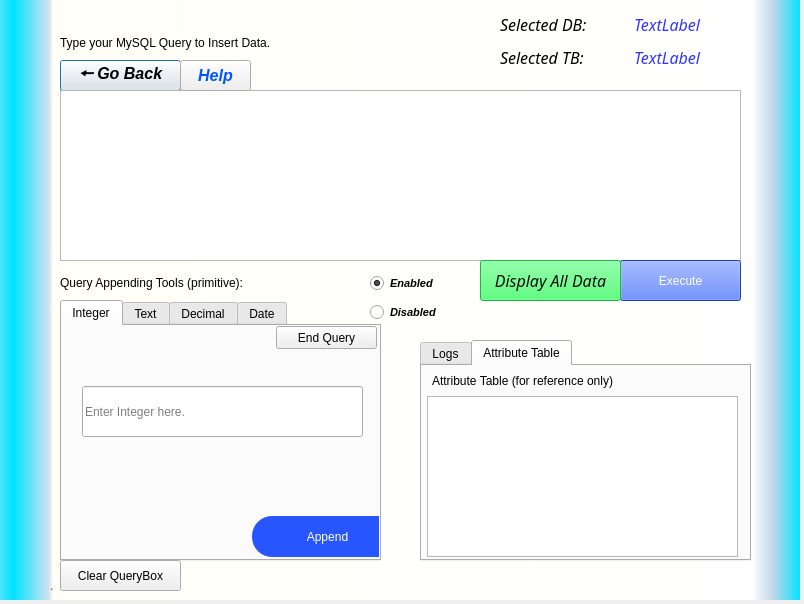
<?xml version="1.0" encoding="UTF-8"?>
<ui version="4.0">
 <class>add_TB_window</class>
 <widget class="QDialog" name="add_TB_window">
  <property name="geometry">
   <rect>
    <x>0</x>
    <y>0</y>
    <width>804</width>
    <height>604</height>
   </rect>
  </property>
  <property name="sizePolicy">
   <sizepolicy hsizetype="Fixed" vsizetype="Preferred">
    <horstretch>0</horstretch>
    <verstretch>0</verstretch>
   </sizepolicy>
  </property>
  <property name="windowTitle">
   <string>Insert Data</string>
  </property>
  <property name="windowIcon">
   <iconset>
    <normaloff>icon.png</normaloff>icon.png</iconset>
  </property>
  <property name="styleSheet">
   <string notr="true">LoginPg:QDialog{background-color: qconicalgradient(cx:0.258528, cy:0.847, angle:20, stop:0 rgba(123, 230, 239, 255), stop:1 rgba(255, 255, 255, 255))}</string>
  </property>
  <widget class="QWidget" name="add_TB_main" native="true">
   <property name="enabled">
    <bool>true</bool>
   </property>
   <property name="geometry">
    <rect>
     <x>0</x>
     <y>0</y>
     <width>800</width>
     <height>600</height>
    </rect>
   </property>
   <property name="styleSheet">
    <string notr="true">QWidget#add_TB_main{
background-color:qlineargradient(spread:reflect, x1:1, y1:0.472, x2:0.017, y2:0.472, stop:0 rgba(0, 227, 255, 255), stop:0.0340909 rgba(192, 214, 234, 255), stop:0.0625 rgba(255, 255, 255, 255), stop:0.948864 rgba(255, 255, 247, 255), stop:0.954545 rgba(209, 227, 239, 255), stop:1 rgba(0, 227, 255, 255));}
</string>
   </property>
   <widget class="QLabel" name="Error">
    <property name="geometry">
     <rect>
      <x>50</x>
      <y>570</y>
      <width>711</width>
      <height>31</height>
     </rect>
    </property>
    <property name="styleSheet">
     <string notr="true">color: rgb(255, 0, 0);</string>
    </property>
    <property name="text">
     <string>.</string>
    </property>
   </widget>
   <widget class="QPushButton" name="back_btn">
    <property name="geometry">
     <rect>
      <x>60</x>
      <y>60</y>
      <width>121</width>
      <height>31</height>
     </rect>
    </property>
    <property name="font">
     <font>
      <family>Segoe UI</family>
      <pointsize>12</pointsize>
      <weight>75</weight>
      <italic>true</italic>
      <bold>true</bold>
     </font>
    </property>
    <property name="cursor">
     <cursorShape>PointingHandCursor</cursorShape>
    </property>
    <property name="styleSheet">
     <string notr="true">font: 63 bold italic 12pt &quot;Segoe UI&quot;;</string>
    </property>
    <property name="text">
     <string>🠔 Go Back</string>
    </property>
    <property name="flat">
     <bool>false</bool>
    </property>
   </widget>
   <widget class="QWidget" name="gridLayoutWidget">
    <property name="geometry">
     <rect>
      <x>500</x>
      <y>10</y>
      <width>261</width>
      <height>61</height>
     </rect>
    </property>
    <layout class="QGridLayout" name="gridLayout">
     <item row="0" column="0">
      <widget class="QLabel" name="label">
       <property name="font">
        <font>
         <family>Segoe UI Semibold</family>
         <pointsize>12</pointsize>
         <weight>7</weight>
         <italic>true</italic>
         <bold>false</bold>
        </font>
       </property>
       <property name="styleSheet">
        <string notr="true">font: 63 italic 12pt &quot;Segoe UI Semibold&quot;;</string>
       </property>
       <property name="text">
        <string>Selected DB:</string>
       </property>
      </widget>
     </item>
     <item row="1" column="0">
      <widget class="QLabel" name="label_2">
       <property name="font">
        <font>
         <family>Segoe UI Semibold</family>
         <pointsize>12</pointsize>
         <weight>7</weight>
         <italic>true</italic>
         <bold>false</bold>
        </font>
       </property>
       <property name="styleSheet">
        <string notr="true">font: 63 italic 12pt &quot;Segoe UI Semibold&quot;;</string>
       </property>
       <property name="text">
        <string>Selected TB:</string>
       </property>
      </widget>
     </item>
     <item row="0" column="1">
      <widget class="QLabel" name="selected_DB">
       <property name="font">
        <font>
         <family>Segoe UI Semibold</family>
         <pointsize>12</pointsize>
         <weight>7</weight>
         <italic>true</italic>
         <bold>false</bold>
        </font>
       </property>
       <property name="styleSheet">
        <string notr="true">font: 63 italic 12pt &quot;Segoe UI Semibold&quot;;
color: rgb(49, 52, 255);</string>
       </property>
       <property name="text">
        <string>TextLabel</string>
       </property>
      </widget>
     </item>
     <item row="1" column="1">
      <widget class="QLabel" name="selected_TB">
       <property name="font">
        <font>
         <family>Segoe UI Semibold</family>
         <pointsize>12</pointsize>
         <weight>7</weight>
         <italic>true</italic>
         <bold>false</bold>
        </font>
       </property>
       <property name="styleSheet">
        <string notr="true">font: 63 italic 12pt &quot;Segoe UI Semibold&quot;;
color: rgb(49, 52, 255);</string>
       </property>
       <property name="text">
        <string>TextLabel</string>
       </property>
      </widget>
     </item>
    </layout>
   </widget>
   <widget class="QTextEdit" name="Querybox">
    <property name="geometry">
     <rect>
      <x>60</x>
      <y>90</y>
      <width>681</width>
      <height>171</height>
     </rect>
    </property>
    <property name="cursor" stdset="0">
     <cursorShape>IBeamCursor</cursorShape>
    </property>
    <property name="styleSheet">
     <string notr="true">font: 11pt &quot;Consolas&quot;;</string>
    </property>
    <property name="html">
     <string>&lt;!DOCTYPE HTML PUBLIC &quot;-//W3C//DTD HTML 4.0//EN&quot; &quot;http://www.w3.org/TR/REC-html40/strict.dtd&quot;&gt;
&lt;html&gt;&lt;head&gt;&lt;meta name=&quot;qrichtext&quot; content=&quot;1&quot; /&gt;&lt;style type=&quot;text/css&quot;&gt;
p, li { white-space: pre-wrap; }
&lt;/style&gt;&lt;/head&gt;&lt;body style=&quot; font-family:'Consolas'; font-size:11pt; font-weight:400; font-style:normal;&quot;&gt;
&lt;p style=&quot;-qt-paragraph-type:empty; margin-top:0px; margin-bottom:0px; margin-left:0px; margin-right:0px; -qt-block-indent:0; text-indent:0px;&quot;&gt;&lt;br /&gt;&lt;/p&gt;
&lt;p style=&quot;-qt-paragraph-type:empty; margin-top:0px; margin-bottom:0px; margin-left:0px; margin-right:0px; -qt-block-indent:0; text-indent:0px;&quot;&gt;&lt;br /&gt;&lt;/p&gt;&lt;/body&gt;&lt;/html&gt;</string>
    </property>
    <property name="acceptRichText">
     <bool>false</bool>
    </property>
    <property name="placeholderText">
     <string>insert into table values(&lt;value1&gt;, &lt;value2&gt;, &lt;value3&gt;);</string>
    </property>
   </widget>
   <widget class="QTabWidget" name="input_tabWidget">
    <property name="geometry">
     <rect>
      <x>60</x>
      <y>300</y>
      <width>321</width>
      <height>261</height>
     </rect>
    </property>
    <property name="currentIndex">
     <number>0</number>
    </property>
    <property name="movable">
     <bool>true</bool>
    </property>
    <widget class="QWidget" name="int">
     <attribute name="title">
      <string>Integer</string>
     </attribute>
     <widget class="QLineEdit" name="int_lineEdit">
      <property name="geometry">
       <rect>
        <x>20</x>
        <y>60</y>
        <width>281</width>
        <height>51</height>
       </rect>
      </property>
      <property name="styleSheet">
       <string notr="true">font: 12pt &quot;Terminal&quot;;</string>
      </property>
      <property name="text">
       <string/>
      </property>
      <property name="echoMode">
       <enum>QLineEdit::Normal</enum>
      </property>
      <property name="cursorPosition">
       <number>0</number>
      </property>
      <property name="alignment">
       <set>Qt::AlignLeading|Qt::AlignLeft|Qt::AlignVCenter</set>
      </property>
      <property name="placeholderText">
       <string>Enter Integer here.</string>
      </property>
      <property name="clearButtonEnabled">
       <bool>true</bool>
      </property>
     </widget>
     <widget class="QPushButton" name="int_appendor">
      <property name="geometry">
       <rect>
        <x>190</x>
        <y>190</y>
        <width>151</width>
        <height>41</height>
       </rect>
      </property>
      <property name="cursor">
       <cursorShape>PointingHandCursor</cursorShape>
      </property>
      <property name="layoutDirection">
       <enum>Qt::LeftToRight</enum>
      </property>
      <property name="styleSheet">
       <string notr="true">font: 75 bold 9pt &quot;MS Shell Dlg 2&quot;;
color: rgb(255, 255, 255);
background-color: rgb(39, 86, 255);
border-radius:20px</string>
      </property>
      <property name="text">
       <string>Append</string>
      </property>
     </widget>
     <widget class="QPushButton" name="int_endquery">
      <property name="geometry">
       <rect>
        <x>214</x>
        <y>0</y>
        <width>101</width>
        <height>23</height>
       </rect>
      </property>
      <property name="cursor">
       <cursorShape>PointingHandCursor</cursorShape>
      </property>
      <property name="text">
       <string>End Query</string>
      </property>
     </widget>
    </widget>
    <widget class="QWidget" name="text">
     <attribute name="title">
      <string>Text</string>
     </attribute>
     <widget class="QPlainTextEdit" name="str_TextEdit">
      <property name="geometry">
       <rect>
        <x>20</x>
        <y>30</y>
        <width>271</width>
        <height>141</height>
       </rect>
      </property>
      <property name="styleSheet">
       <string notr="true">font: italic 11pt &quot;DejaVu Sans Mono&quot;;</string>
      </property>
      <property name="placeholderText">
       <string>Type here</string>
      </property>
     </widget>
     <widget class="QPushButton" name="str_appendor">
      <property name="geometry">
       <rect>
        <x>190</x>
        <y>190</y>
        <width>151</width>
        <height>41</height>
       </rect>
      </property>
      <property name="cursor">
       <cursorShape>PointingHandCursor</cursorShape>
      </property>
      <property name="layoutDirection">
       <enum>Qt::LeftToRight</enum>
      </property>
      <property name="styleSheet">
       <string notr="true">font: 75 bold 9pt &quot;MS Shell Dlg 2&quot;;
color: rgb(255, 255, 255);
background-color: rgb(39, 86, 255);
border-radius:20px</string>
      </property>
      <property name="text">
       <string>Append</string>
      </property>
     </widget>
     <widget class="QPushButton" name="str_endquery">
      <property name="geometry">
       <rect>
        <x>214</x>
        <y>0</y>
        <width>101</width>
        <height>23</height>
       </rect>
      </property>
      <property name="cursor">
       <cursorShape>PointingHandCursor</cursorShape>
      </property>
      <property name="text">
       <string>End Query</string>
      </property>
     </widget>
    </widget>
    <widget class="QWidget" name="decimal">
     <attribute name="title">
      <string>Decimal</string>
     </attribute>
     <widget class="QDoubleSpinBox" name="fractional_doubleSpinBox">
      <property name="geometry">
       <rect>
        <x>190</x>
        <y>30</y>
        <width>111</width>
        <height>121</height>
       </rect>
      </property>
      <property name="styleSheet">
       <string notr="true">font: 12pt &quot;Terminal&quot;;</string>
      </property>
      <property name="wrapping">
       <bool>true</bool>
      </property>
      <property name="showGroupSeparator" stdset="0">
       <bool>false</bool>
      </property>
      <property name="maximum">
       <double>1.000000000000000</double>
      </property>
      <property name="singleStep">
       <double>0.100000000000000</double>
      </property>
     </widget>
     <widget class="QSpinBox" name="float_integerspinBox">
      <property name="geometry">
       <rect>
        <x>20</x>
        <y>30</y>
        <width>101</width>
        <height>121</height>
       </rect>
      </property>
      <property name="cursor">
       <cursorShape>ArrowCursor</cursorShape>
      </property>
      <property name="styleSheet">
       <string notr="true">font: 12pt &quot;Terminal&quot;;</string>
      </property>
      <property name="maximum">
       <number>999999999</number>
      </property>
      <property name="value">
       <number>1000</number>
      </property>
     </widget>
     <widget class="QLabel" name="label_9">
      <property name="geometry">
       <rect>
        <x>130</x>
        <y>30</y>
        <width>51</width>
        <height>121</height>
       </rect>
      </property>
      <property name="styleSheet">
       <string notr="true">font: 75 12pt &quot;Terminal&quot;;</string>
      </property>
      <property name="text">
       <string>+</string>
      </property>
      <property name="alignment">
       <set>Qt::AlignCenter</set>
      </property>
     </widget>
     <widget class="QLabel" name="label_10">
      <property name="geometry">
       <rect>
        <x>20</x>
        <y>150</y>
        <width>101</width>
        <height>31</height>
       </rect>
      </property>
      <property name="styleSheet">
       <string notr="true">font: 12pt &quot;Terminal&quot;;</string>
      </property>
      <property name="text">
       <string>Integer</string>
      </property>
      <property name="alignment">
       <set>Qt::AlignCenter</set>
      </property>
     </widget>
     <widget class="QLabel" name="label_11">
      <property name="geometry">
       <rect>
        <x>190</x>
        <y>150</y>
        <width>111</width>
        <height>31</height>
       </rect>
      </property>
      <property name="styleSheet">
       <string notr="true">font: 12pt &quot;Terminal&quot;;</string>
      </property>
      <property name="text">
       <string>Decimal</string>
      </property>
      <property name="alignment">
       <set>Qt::AlignCenter</set>
      </property>
     </widget>
     <widget class="QPushButton" name="float_appendor">
      <property name="geometry">
       <rect>
        <x>190</x>
        <y>190</y>
        <width>151</width>
        <height>41</height>
       </rect>
      </property>
      <property name="cursor">
       <cursorShape>PointingHandCursor</cursorShape>
      </property>
      <property name="layoutDirection">
       <enum>Qt::LeftToRight</enum>
      </property>
      <property name="styleSheet">
       <string notr="true">font: 75 bold 9pt &quot;MS Shell Dlg 2&quot;;
color: rgb(255, 255, 255);
background-color: rgb(39, 86, 255);
border-radius:20px</string>
      </property>
      <property name="text">
       <string>Append</string>
      </property>
     </widget>
     <widget class="QPushButton" name="float_endquery">
      <property name="geometry">
       <rect>
        <x>214</x>
        <y>0</y>
        <width>101</width>
        <height>23</height>
       </rect>
      </property>
      <property name="cursor">
       <cursorShape>PointingHandCursor</cursorShape>
      </property>
      <property name="text">
       <string>End Query</string>
      </property>
     </widget>
    </widget>
    <widget class="QWidget" name="date">
     <attribute name="title">
      <string>Date</string>
     </attribute>
     <widget class="QCalendarWidget" name="date_calendarWidget">
      <property name="geometry">
       <rect>
        <x>0</x>
        <y>0</y>
        <width>321</width>
        <height>191</height>
       </rect>
      </property>
      <property name="layoutDirection">
       <enum>Qt::LeftToRight</enum>
      </property>
      <property name="styleSheet">
       <string notr="true"/>
      </property>
      <property name="firstDayOfWeek">
       <enum>Qt::Sunday</enum>
      </property>
      <property name="gridVisible">
       <bool>true</bool>
      </property>
      <property name="horizontalHeaderFormat">
       <enum>QCalendarWidget::ShortDayNames</enum>
      </property>
      <property name="verticalHeaderFormat">
       <enum>QCalendarWidget::NoVerticalHeader</enum>
      </property>
      <property name="navigationBarVisible">
       <bool>true</bool>
      </property>
      <property name="dateEditEnabled">
       <bool>true</bool>
      </property>
     </widget>
     <widget class="QPushButton" name="date_appendor">
      <property name="geometry">
       <rect>
        <x>220</x>
        <y>200</y>
        <width>121</width>
        <height>31</height>
       </rect>
      </property>
      <property name="cursor">
       <cursorShape>PointingHandCursor</cursorShape>
      </property>
      <property name="layoutDirection">
       <enum>Qt::LeftToRight</enum>
      </property>
      <property name="styleSheet">
       <string notr="true">font: 75 bold 9pt &quot;MS Shell Dlg 2&quot;;
color: rgb(255, 255, 255);
background-color: rgb(39, 86, 255);
border-radius:20px</string>
      </property>
      <property name="text">
       <string>Append</string>
      </property>
     </widget>
     <widget class="QLabel" name="selected_date">
      <property name="geometry">
       <rect>
        <x>10</x>
        <y>200</y>
        <width>141</width>
        <height>31</height>
       </rect>
      </property>
      <property name="font">
       <font>
        <pointsize>8</pointsize>
       </font>
      </property>
      <property name="cursor">
       <cursorShape>CrossCursor</cursorShape>
      </property>
      <property name="text">
       <string>Selected Date: &lt;none&gt;</string>
      </property>
      <property name="textFormat">
       <enum>Qt::AutoText</enum>
      </property>
      <property name="scaledContents">
       <bool>false</bool>
      </property>
      <property name="wordWrap">
       <bool>true</bool>
      </property>
     </widget>
     <widget class="QLabel" name="label_12">
      <property name="geometry">
       <rect>
        <x>10</x>
        <y>190</y>
        <width>91</width>
        <height>16</height>
       </rect>
      </property>
      <property name="font">
       <font>
        <pointsize>8</pointsize>
       </font>
      </property>
      <property name="text">
       <string>Select a Date.</string>
      </property>
     </widget>
     <widget class="QPushButton" name="date_endquery">
      <property name="geometry">
       <rect>
        <x>150</x>
        <y>200</y>
        <width>71</width>
        <height>31</height>
       </rect>
      </property>
      <property name="font">
       <font>
        <pointsize>8</pointsize>
       </font>
      </property>
      <property name="cursor">
       <cursorShape>PointingHandCursor</cursorShape>
      </property>
      <property name="text">
       <string>End Query</string>
      </property>
      <property name="flat">
       <bool>false</bool>
      </property>
     </widget>
    </widget>
   </widget>
   <widget class="QTabWidget" name="display_tabWidget">
    <property name="geometry">
     <rect>
      <x>420</x>
      <y>340</y>
      <width>331</width>
      <height>221</height>
     </rect>
    </property>
    <property name="currentIndex">
     <number>1</number>
    </property>
    <property name="movable">
     <bool>true</bool>
    </property>
    <widget class="QWidget" name="logs">
     <attribute name="title">
      <string>Logs</string>
     </attribute>
     <widget class="QListWidget" name="log_box">
      <property name="geometry">
       <rect>
        <x>0</x>
        <y>0</y>
        <width>321</width>
        <height>191</height>
       </rect>
      </property>
      <property name="horizontalScrollBarPolicy">
       <enum>Qt::ScrollBarAlwaysOn</enum>
      </property>
      <property name="isWrapping" stdset="0">
       <bool>false</bool>
      </property>
      <property name="spacing">
       <number>1</number>
      </property>
      <property name="wordWrap">
       <bool>true</bool>
      </property>
      <property name="selectionRectVisible">
       <bool>true</bool>
      </property>
     </widget>
    </widget>
    <widget class="QWidget" name="attribute_table">
     <attribute name="title">
      <string>Attribute Table</string>
     </attribute>
     <widget class="QLabel" name="label_5">
      <property name="geometry">
       <rect>
        <x>10</x>
        <y>-1</y>
        <width>261</width>
        <height>31</height>
       </rect>
      </property>
      <property name="styleSheet">
       <string notr="true">font: 11pt &quot;Consolas&quot;;</string>
      </property>
      <property name="text">
       <string>Attribute Table (for reference only)</string>
      </property>
     </widget>
     <widget class="QTableWidget" name="Attrib_table">
      <property name="geometry">
       <rect>
        <x>5</x>
        <y>30</y>
        <width>311</width>
        <height>161</height>
       </rect>
      </property>
      <property name="sizePolicy">
       <sizepolicy hsizetype="Expanding" vsizetype="Expanding">
        <horstretch>0</horstretch>
        <verstretch>0</verstretch>
       </sizepolicy>
      </property>
      <property name="focusPolicy">
       <enum>Qt::NoFocus</enum>
      </property>
      <property name="selectionMode">
       <enum>QAbstractItemView::SingleSelection</enum>
      </property>
      <property name="selectionBehavior">
       <enum>QAbstractItemView::SelectRows</enum>
      </property>
      <property name="readOnly" stdset="0">
       <bool>true</bool>
      </property>
      <attribute name="horizontalHeaderVisible">
       <bool>false</bool>
      </attribute>
      <attribute name="verticalHeaderVisible">
       <bool>false</bool>
      </attribute>
     </widget>
    </widget>
   </widget>
   <widget class="QLabel" name="label_6">
    <property name="geometry">
     <rect>
      <x>60</x>
      <y>30</y>
      <width>401</width>
      <height>26</height>
     </rect>
    </property>
    <property name="styleSheet">
     <string notr="true">font: 63 italic 14pt &quot;Segoe UI Semibold&quot;;</string>
    </property>
    <property name="text">
     <string>Type your MySQL Query to Insert Data.</string>
    </property>
   </widget>
   <widget class="QLabel" name="label_7">
    <property name="geometry">
     <rect>
      <x>60</x>
      <y>270</y>
      <width>271</width>
      <height>26</height>
     </rect>
    </property>
    <property name="styleSheet">
     <string notr="true">font: 63 italic 11pt &quot;Segoe UI Semibold&quot;;</string>
    </property>
    <property name="text">
     <string>Query Appending Tools (primitive):</string>
    </property>
   </widget>
   <widget class="QPushButton" name="executor">
    <property name="geometry">
     <rect>
      <x>620</x>
      <y>260</y>
      <width>121</width>
      <height>41</height>
     </rect>
    </property>
    <property name="cursor">
     <cursorShape>PointingHandCursor</cursorShape>
    </property>
    <property name="styleSheet">
     <string notr="true">font: 63 italic 14pt &quot;Segoe UI Semibold&quot;;
background-color: rgb(39, 86, 255);
color: rgba(255, 255, 255,255);
</string>
    </property>
    <property name="text">
     <string>Execute</string>
    </property>
   </widget>
   <widget class="QWidget" name="verticalLayoutWidget">
    <property name="geometry">
     <rect>
      <x>370</x>
      <y>270</y>
      <width>97</width>
      <height>58</height>
     </rect>
    </property>
    <layout class="QVBoxLayout" name="verticalLayout">
     <item>
      <widget class="QRadioButton" name="appendorTab_enabled">
       <property name="font">
        <font>
         <pointsize>8</pointsize>
         <weight>75</weight>
         <italic>true</italic>
         <bold>true</bold>
        </font>
       </property>
       <property name="cursor">
        <cursorShape>PointingHandCursor</cursorShape>
       </property>
       <property name="text">
        <string>Enabled</string>
       </property>
       <property name="checked">
        <bool>true</bool>
       </property>
      </widget>
     </item>
     <item>
      <widget class="QRadioButton" name="appendorTab_disabled">
       <property name="font">
        <font>
         <pointsize>8</pointsize>
         <weight>75</weight>
         <italic>true</italic>
         <bold>true</bold>
        </font>
       </property>
       <property name="cursor">
        <cursorShape>PointingHandCursor</cursorShape>
       </property>
       <property name="text">
        <string>Disabled</string>
       </property>
      </widget>
     </item>
    </layout>
   </widget>
   <widget class="QPushButton" name="help">
    <property name="geometry">
     <rect>
      <x>180</x>
      <y>60</y>
      <width>71</width>
      <height>31</height>
     </rect>
    </property>
    <property name="font">
     <font>
      <family>Segoe UI</family>
      <pointsize>12</pointsize>
      <weight>75</weight>
      <italic>true</italic>
      <bold>true</bold>
     </font>
    </property>
    <property name="styleSheet">
     <string notr="true">font: 63 bold italic 12pt &quot;Segoe UI&quot;;color: rgb(0, 85, 255);</string>
    </property>
    <property name="text">
     <string>Help</string>
    </property>
    <property name="flat">
     <bool>false</bool>
    </property>
   </widget>
   <widget class="QPushButton" name="displayall_DATA">
    <property name="geometry">
     <rect>
      <x>480</x>
      <y>260</y>
      <width>141</width>
      <height>41</height>
     </rect>
    </property>
    <property name="font">
     <font>
      <family>Segoe UI Semibold</family>
      <pointsize>12</pointsize>
      <weight>7</weight>
      <italic>true</italic>
      <bold>false</bold>
     </font>
    </property>
    <property name="cursor">
     <cursorShape>PointingHandCursor</cursorShape>
    </property>
    <property name="styleSheet">
     <string notr="true">font: 63 italic 12pt &quot;Segoe UI Semibold&quot;;
background-color: rgb(39, 255, 86);
color: rgba(11, 11, 11,255);
</string>
    </property>
    <property name="text">
     <string>Display All Data</string>
    </property>
   </widget>
   <widget class="QPushButton" name="clearQueryBox">
    <property name="geometry">
     <rect>
      <x>60</x>
      <y>560</y>
      <width>121</width>
      <height>31</height>
     </rect>
    </property>
    <property name="font">
     <font>
      <pointsize>9</pointsize>
     </font>
    </property>
    <property name="text">
     <string>Clear QueryBox</string>
    </property>
   </widget>
  </widget>
 </widget>
 <resources/>
 <connections/>
</ui>
